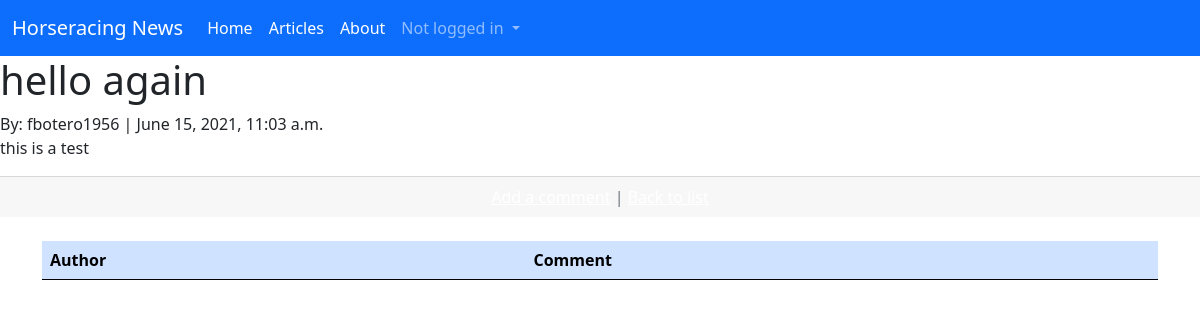
The app's page /articles/1/, older data.
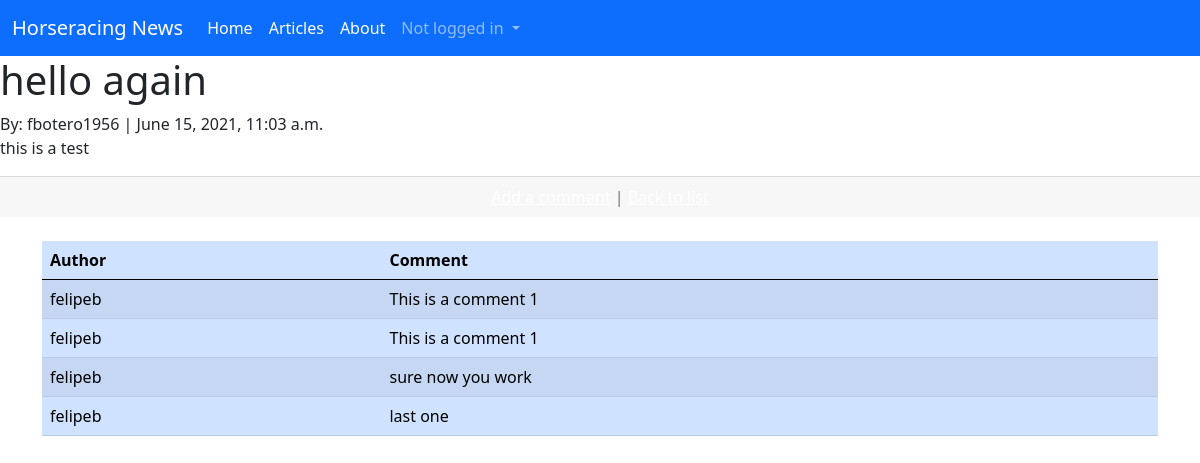
The same page, newer data.
### articles/models.py (models this page shows, shortened)
class Comment(models.Model):
    article = models.ForeignKey(
        Article,
        on_delete=models.CASCADE,
        related_name="comments",
        )
    comment = models.CharField(max_length=140)
    author = models.ForeignKey(
       get_user_model(),
       on_delete=models.CASCADE,
        )
    def __str__(self):
        return self.comment

### accounts/models.py (models this page shows)
class CustomUser(AbstractUser):
    age = models.PositiveIntegerField(null=True, blank=True)

### articles/views.py (the view)
# urls.py: path('<int:pk>/', ArticleDetailView.as_view(), name='article_detail'),
class ArticleDetailView(DetailView):
    model = Article
    template_name = 'article_detail.html'

### templates/article_detail.html (shortened to what this page needs)
{% extends 'base.html' %}
{% block content %}
    <div class="article_detail">
        <h1>{{ article.title }}</h1>
        <span>   By:  {{ article.author }}  |  {{ article.date }}</span>
        <p>{{ article.body }}</p>
        <div class="card-footer text-center text-muted">
            <a href="{% url 'article_add_comment' article.pk %}"">Add a comment</a> |
            <a href="{% url 'article_list' %}"">Back to list</a>
        </div>
        <br>
        <div class="container">
        <table class="table table-primary table-striped">
            <thead>
              <tr>
                <th scope="col">Author</th>
                <th scope="col">Comment</th>
              </tr>
            </thead>
            <tbody>
                {% for comment in article.comments.all %}
                    <tr>
                        <td>{{ comment.author }}</td>
                        <td>{{ comment }}</td>
                    </tr>
                {% endfor %}
            </tbody>
          </table>
        </div>
    </div>
{% endblock content %}

Row changes from the older to the newer data that the page shows:
added Comment: author "felipeb", comment "This is a comment 1"
added Comment: author "felipeb", comment "This is a comment 1"
added Comment: author "felipeb", comment "sure now you work"
added Comment: author "felipeb", comment "last one"
